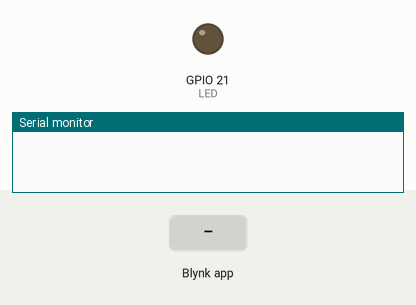
A sketch run on a simulated ESP32. On the bench: output pins drawn as LEDs (lit = HIGH), the last lines printed to the serial monitor. Inputs (shaded band) come from the test bench. WiFi joins after 1.5 s; servers stay silent unless stated.

Above: at 3.0 s.
3.1 s: Blynk app writes 1 to V1
At 3.7 s:
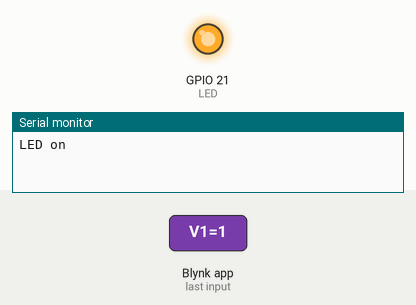
4.6 s: Blynk app writes 0 to V1
At 6.0 s:
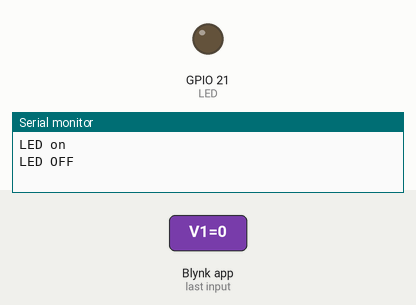
Timing chart, 0 to 7.6 s (numbered marks = the images above; inputs shaded):
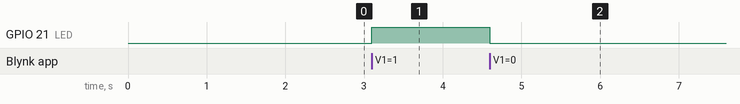

The sketch:

BlynkLight.ino
```cpp
#define BLYNK_TEMPLATE_ID "TMPL3NSsVxxfC"
#define BLYNK_TEMPLATE_NAME "lightonoff"
#define BLYNK_AUTH_TOKEN "Zsgbf7C-pwTBvc7YY5uPg00AJwgBzdUG"

#include <WiFi.h>
#include <WiFiClient.h>
#include <BlynkSimpleEsp32.h>

char auth[] = "Zsgbf7C-pwTBvc7YY5uPg00AJwgBzdUG";
char ssid[] = "Wokwi-GUEST";
char pass[] = "";

BlynkTimer timer;

#define LED 21
int SW_state = 0;

BLYNK_WRITE (V1)
{
  SW_state = param.asInt();
  if(SW_state == 1){
    digitalWrite(LED, HIGH);
    Serial.println("LED on");
    Blynk.virtualWrite(V1, HIGH);
  }else{
    digitalWrite(LED, LOW);
    Serial.println("LED OFF");
    Blynk.virtualWrite(V1, LOW);
  }
}


void setup() {
  Serial.begin(115200);
  pinMode(LED, OUTPUT);
  Blynk.begin(auth, ssid, pass);
}

void loop() {
  Blynk.run();
  timer.run();
}
```

Measured:
- after the input at 3.1 s, GPIO 21 (LED): LOW → HIGH at once
- after the input at 4.6 s, GPIO 21 (LED): HIGH → LOW at once
